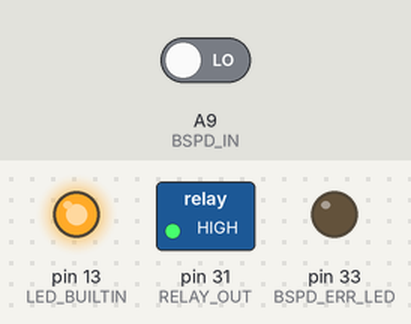
Bench run of a sketch on a simulated Teensy 3. On the bench: switched loads named in the sketch (green lamp = pin HIGH), output pins drawn as LEDs (lit = HIGH). The test bench sets the inputs (shaded band); at power-on: A9 (BSPD_IN) LOW. What the sketch prints to the serial monitor is not drawn. At 0.5 s the program stops and its outputs stay as they are.

Above: at 0.1 s.
Timing chart, 0 to 1.6 s (numbered marks = the images above):
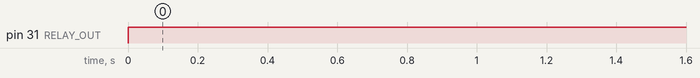

Measured:
- by itself, pin 31 (RELAY_OUT): LOW → HIGH at 0.00 s

The sketch:

Safety_System_Integration.ino
```cpp
#include <Arduino.h>

/*
 * Safety System Integration
 * YCP FSAE Formula Electric Car Team 2017
 * Patrick Hock
 * July 31 2017
 *
 * For now, this is mostly test code. Follows similar structure to the
 * Super Dooper Looper
 */
#include "TimerOne.h"

#define BSPD_ERR_LED  33
#define BSPD_IN 23
#define ACCEL_IN 32
#define RELAY_OUT 31
#define LED_BUILTIN 13

// Global Super loop variable to track which interrupts have occurred
uint8_t glblIntTrack = 0;


int main(void)
{
  uint16_t adcValue, lclIntTrack;

  // Call init() function to initialize hardware
  init();

  // Super dooper looper
  while(1)
  {
    /*
     * All interrupts must be disabled while copying the global interrupt tracker to
     * the local variable. After interrupts are re-enabled, any interrupts that occur
     * while this loop is executing will be handled on the next iteration of the loop
     *
     * Bit 0 is BSPD error interrupt, bit 1 is ADC timer interrupt
     */

    noInterrupts();             // disables all interrupts
    lclIntTrack = glblIntTrack;
    glblIntTrack = 0;
    interrupts();               // re-enables interrupts


    // Check for BSPD Error
    if(bitRead(lclIntTrack, 0))
    {
      digitalWrite(BSPD_ERR_LED, HIGH); // Turns on BSPD error LED
      digitalWrite(RELAY_OUT, LOW);     // Disengages safety system relay
      bitWrite(lclIntTrack, 0, 0);      // Resets the "interrupt flag" for BSPD Error
    }


    // Check for timer pop
    if(bitRead(lclIntTrack, 1))
    {
      adcValue = analogRead(ACCEL_IN);
      adcValue = 100 * adcValue / 1024;
      Serial.println(adcValue);

      bitWrite(lclIntTrack, 1, 0);    // Resets the "interrupt flag" for Timer pop
    }


  }
}


void init()
{
  // Setup code. Initializes I/O pins and enables interrupts
  pinMode(BSPD_ERR_LED, OUTPUT);  // Sets pin 33 as an output
  pinMode(BSPD_IN, INPUT);  // Sets pin 23 as input
  attachInterrupt(digitalPinToInterrupt(BSPD_IN), ISR_BSPD_Fault, RISING);


  // Following is test code for Accelerator pedal position sensing
  Timer1.initialize(10000);  // Sets a 10 ms period for the timer
  Timer1.attachInterrupt(ISR_ADC_TIMER);


  // Light up built in LED so it is easy to tell if the Teensy is powered on
  pinMode(LED_BUILTIN, OUTPUT);
  digitalWrite(LED_BUILTIN, 1);

  // Set mode for safety system relay. Set output to high;
  // when output is low, relay will turn off.
  pinMode(RELAY_OUT, OUTPUT);
  digitalWrite(RELAY_OUT, HIGH);

  Serial.begin(9600); // Starts 9600 baud serial connection for ADC reading
  delay(500);
}


void ISR_BSPD_Fault()
{
  /*
   * updates bit 0 of the glblIntTrack to indicate that a BSPD
   * error has occurred
   */

  bitWrite(glblIntTrack, 0, 1); // Sets "interrupt flag" for BSPD error

}


void ISR_ADC_TIMER()
{
  /*
   * Updates bit 1 of glblIntTrack to indicate that timer has overflowed
   */

   bitWrite(glblIntTrack, 1, 1);  // Sets flag for ADC timer

}
```
